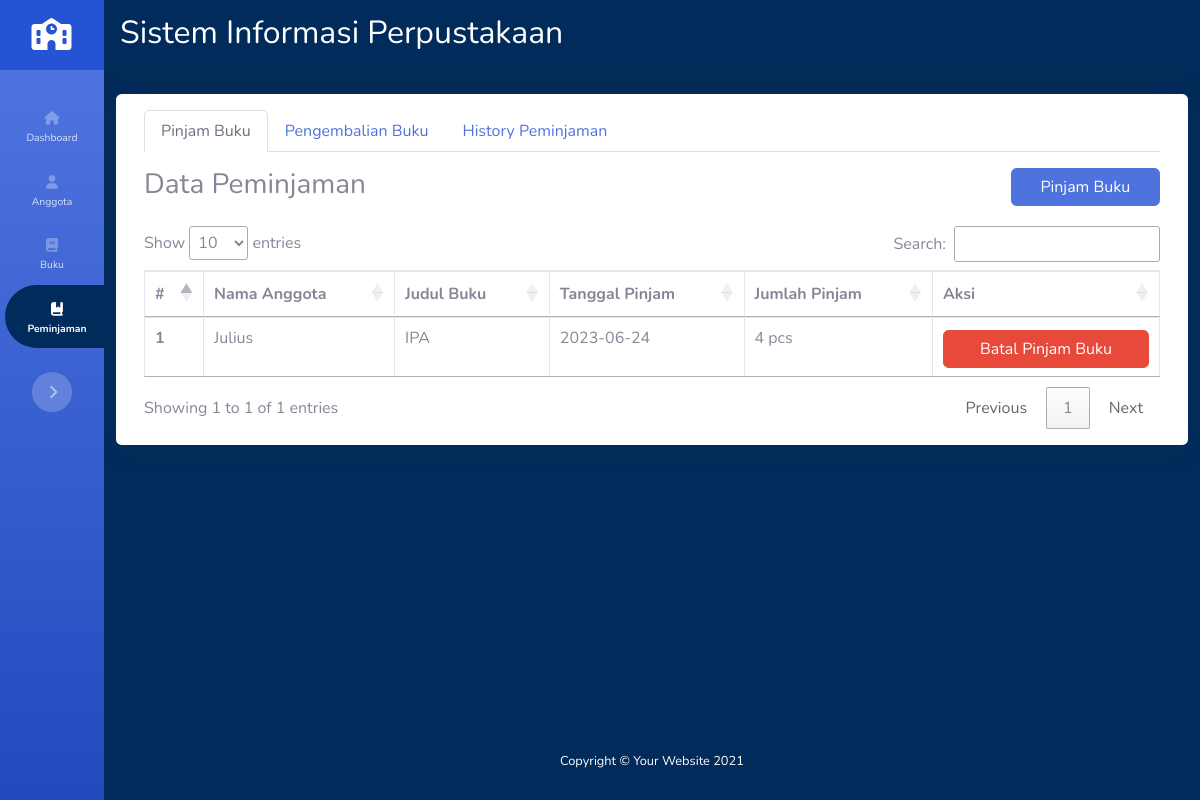
The page /index.php/peminjaman on the database its author committed.
### tables this page shows
CREATE TABLE `peminjaman` (
  `id_pinjam` int(11) NOT NULL,
  `id_anggota` int(11) NOT NULL,
  `id_buku` int(50) NOT NULL,
  `jml_pinjam` int(11) NOT NULL,
  `tgl_pinjam` date NOT NULL,
  `tgl_kembali` date NOT NULL,
  `lama_pinjam` int(50) NOT NULL,
  `denda` int(50) NOT NULL,
  `status` varchar(50) NOT NULL
);

CREATE TABLE `anggota` (
  `id_anggota` int(50) NOT NULL,
  `nama_anggota` varchar(50) NOT NULL,
  `prodi_anggota` varchar(50) NOT NULL,
  `hp_anggota` varchar(20) NOT NULL
);

CREATE TABLE `buku` (
  `id_buku` int(50) NOT NULL,
  `judul_buku` varchar(50) NOT NULL,
  `pengarang_buku` varchar(50) NOT NULL,
  `penerbit_buku` varchar(50) NOT NULL
);

### application/controllers/Peminjaman.php (called while the page is built, shortened)
<?php
class Peminjaman extends CI_Controller
{
    public function index()
    {
        $data['title'] = 'Peminjaman';
        $data['data_pinjam'] = $this->model_peminjaman->get_peminjaman();
        $data['data_history_pinjam'] = $this->model_peminjaman->get_history_peminjaman();
        $this->load->view('templates/header', $data);
        $this->load->view('templates/sidebar', $data);
        $this->load->view('templates/topbar', $data);
        $this->load->view('peminjaman/index', $data);
        $this->load->view('templates/footer', $data);
    }
}
?>

### index.php (called while the page is built, shortened)
<?php
require_once BASEPATH.'core/CodeIgniter.php';

### application/models/model_peminjaman.php (called while the page is built, shortened)
<?php
class model_peminjaman extends CI_Model
{
    public function get_peminjaman()
    {
        $result = $this->db->select('peminjaman.id_pinjam,anggota.nama_anggota,buku.judul_buku,peminjaman.jml_pinjam,peminjaman.tgl_pinjam,peminjaman.tgl_kembali,peminjaman.lama_pinjam,peminjaman.denda')
            ->from('peminjaman')
            ->where('tgl_kembali', '0000-00-00')
            ->join('anggota', 'peminjaman.id_anggota = anggota.id_anggota')
            ->join('buku', 'peminjaman.id_buku = buku.id_buku')
            ->get();
        return $result;
    }
} ?>

### application/views/peminjaman/index.php (the view, shortened to what this page needs)
<div class="container">
    <div class="row rounded bg-white p-3 shadow" style="margin-bottom: 15%;">
        <div class="col-lg-12">
            <ul class="nav nav-tabs" id="myTab" role="tablist">
                <li class="nav-item">
                    <a class="nav-link active" id="home-tab" data-toggle="tab" href="#home" role="tab"
                        aria-controls="home" aria-selected="true">Pinjam Buku</a>
                </li>
                <li class="nav-item">
                    <a class="nav-link" id="profile-tab" data-toggle="tab" href="#profile" role="tab"
                        aria-controls="profile" aria-selected="false">Pengembalian Buku</a>
                </li>
                <li class="nav-item">
                    <a class="nav-link" id="contact-tab" data-toggle="tab" href="#contact" role="tab"
                        aria-controls="contact" aria-selected="false">History Peminjaman</a>
                </li>
            </ul>
            <div class="tab-content" id="myTabContent">
                <div class="tab-pane fade show active" id="home" role="tabpanel" aria-labelledby="home-tab">
                    <div class="row pt-3">
                        <div class="col-lg-10">
                            <h3>Data Peminjaman</h3>
                        </div>
                        <div class="col-lg-2">
                            <a href="<?= base_url() ?>peminjaman/pinjam_buku" class="btn btn-primary w-100 ">Pinjam
                                Buku</a>
                        </div>
                        <div class="col-lg-12 mt-3 ">
                            <table id="tabel-data" class="table table-bordered ">
                                <thead>
                                    <tr>
                                        <th scope="col">#</th>
                                        <th scope="col">Nama Anggota</th>
                                        <th scope="col">Judul Buku</th>
                                        <th scope="col">Tanggal Pinjam</th>
                                        <th scope="col">Jumlah Pinjam</th>
                                        <th scope="col">Aksi</th>
                                    </tr>
                                </thead>
                                <tbody>
                                    <?php
                                    $count = 0;
                                    foreach ($data_pinjam->result() as $row) {
                                        $count++;
                                        ?>
                                        <tr>
                                            <th scope="row">
                                                <?php echo $count; ?>
                                            </th>
                                            <td scope="col">
                                                <?php echo $row->nama_anggota; ?>
                                            </td>
                                            <td scope="col">
                                                <?php echo $row->judul_buku; ?>
                                            </td>
                                            <td scope="col">
                                                <?php echo $row->tgl_pinjam; ?>
                                            </td>
                                            <td scope="col">
                                                <?php echo $row->jml_pinjam; ?>&nbsp;pcs
                                            </td>
                                            <td scope="col">
                                                <?php
                                                if ($row->tgl_kembali == "0000-00-00") { ?>
                                                    <a href="<?= base_url('peminjaman/batal_pinjam_buku/' . $row->id_pinjam) ?>"
                                                        class="w-100 btn btn-danger mt-1 alert_notif">
                                                        Batal Pinjam Buku
                                                    </a>
                                                <?php } ?>
                                            </td>
                                        </tr>
                                    <?php } ?>
                                </tbody>
                            </table>
                        </div>
                    </div>
                </div>
            </div>
        </div>
    </div>
</div>
</div>

### rows shown on the page
peminjaman: id_anggota.nama_anggota "Julius", id_buku.judul_buku "IPA", tgl_pinjam "2023-06-24", jml_pinjam "4"
